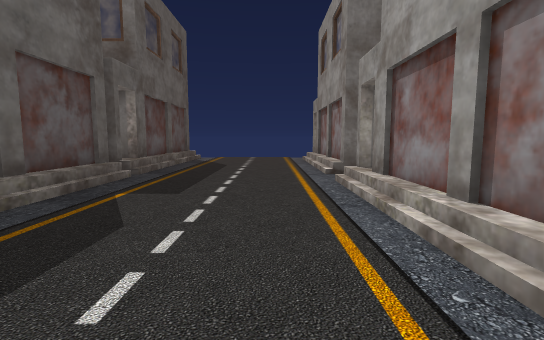
view 1 (above)

15 first-person views from a walk through a scene from a Unity 3-D project. The camera is 1.5 m above the floor, tilts 6° down and sees 85° across. The floor is counted in squares, 2 m on a side. Each view is taken from the middle of a square. On the plan, view 1 faces up. The plan holds only what a view shows up to about 10 squares ahead; the rest is blank. The place goes on beyond the plan. The player is left out. Some animated figures are left out.

view 2
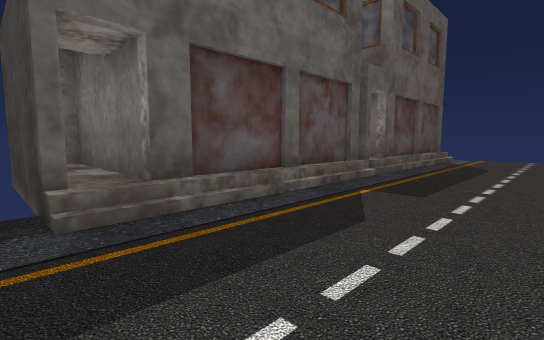

view 3
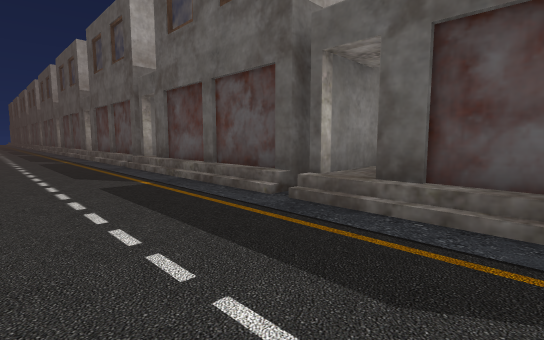

view 4
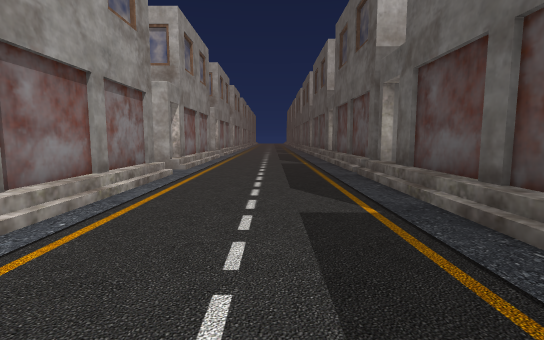

view 5
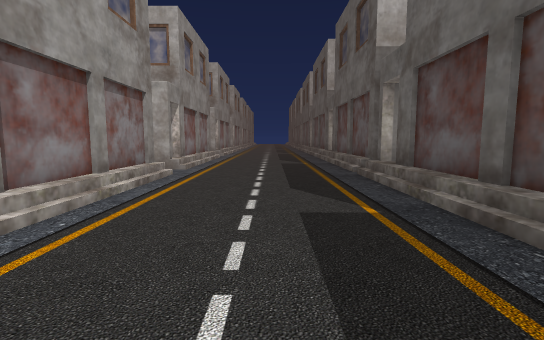

view 6
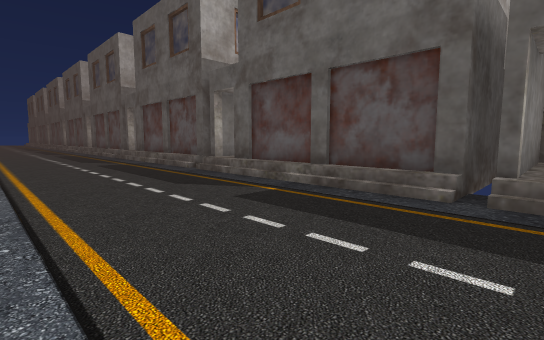

view 7
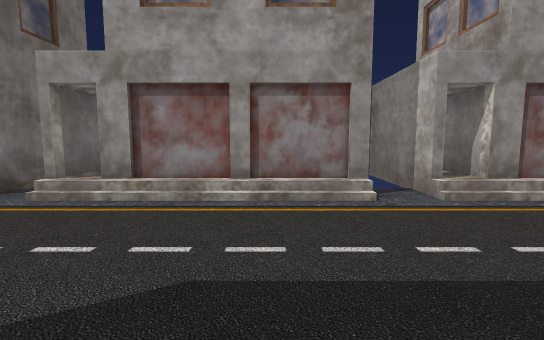

view 8
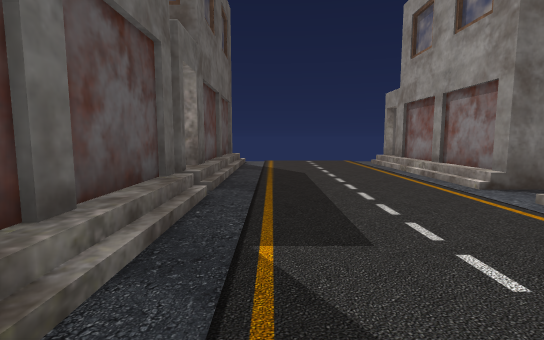

view 9
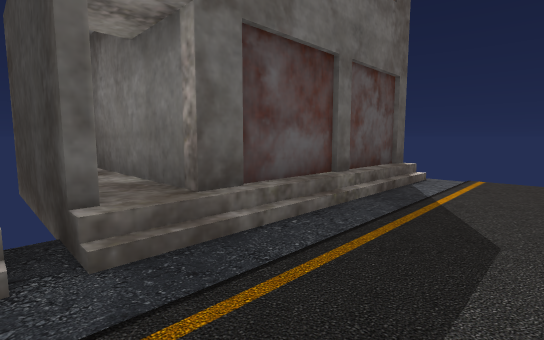

view 10
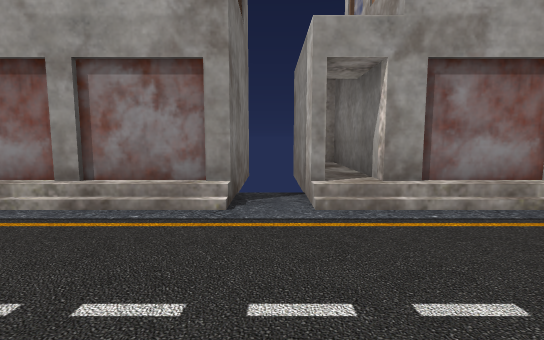

view 11
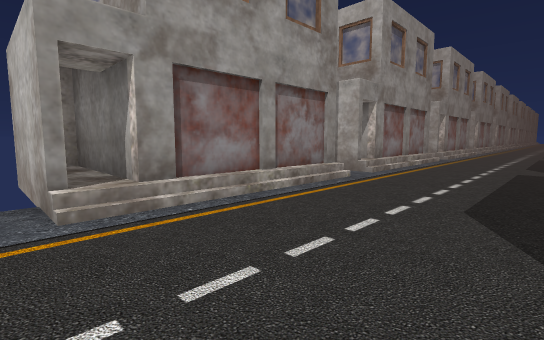

view 12
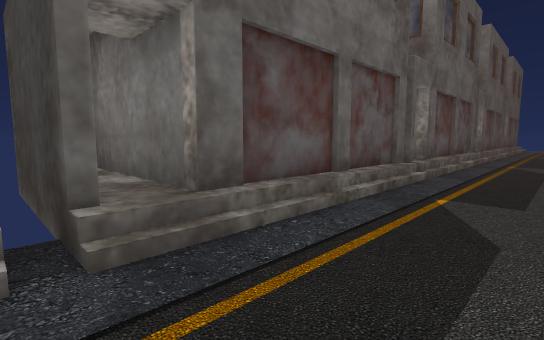

view 13
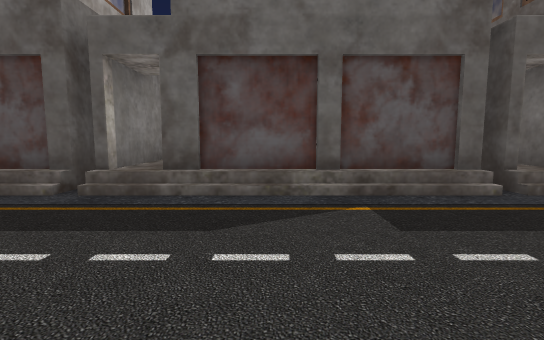

view 14
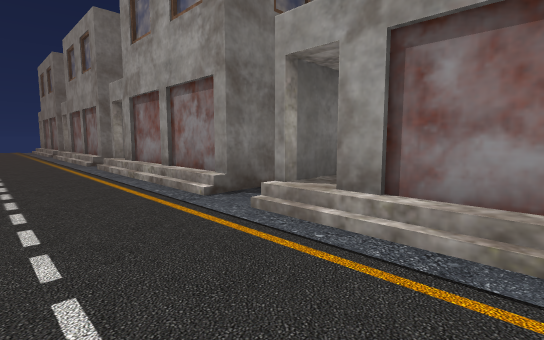

view 15
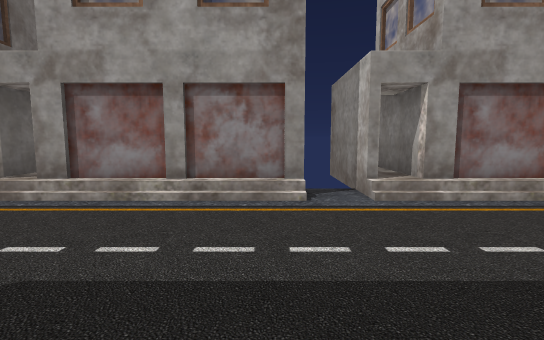

### Floor plan
Key: @ floor where view 1 was taken; # wall or solid block; . floor; / step, stairs or slope; B building.
Columns run from 7 left of view 1 to 5 right of it. Each row starts with its distance up from view 1.
 12    B/.....BB
 11    B/....BBB
 10    B/....#BB
  9    B/....#
  8  BBB/....#
  7     /....#BBB
  6  BBB/.....BB
  5    B/....BBB
  4    B/....#BB
  3    B/....#
  2  BBB/....#
  1     /....#BBB
  0  BBB/..@..
 -1    B/....BB
 -2    B/....#
 -3    B/....#
 -4  BBB/....#
 -5     /....#BB
 -6  BBB/.....BB
 -7    B/....BB
 -8    B/....#BB
 -9    B/....#
-10  BBB/....#
-11 B   /....#
-12 BBBB/.....BB
-13    B/....BBB
-14    B/....#BB
-15    B/....#

Positions as (right, up) in squares from view 1, and headings:
1: (0, 0), facing up
2: (0, 0), facing up-left
3: (0, 3), facing down-left
4: (-1, 1), facing down
5: (-1, -5), facing down
6: (1, -5), facing down-left
7: (-3, -4), facing right
8: (-2, 2), facing up
9: (-1, 6), facing up-left
10: (-2, 6), facing right
11: (-2, 12), facing down-right
12: (-1, -12), facing up-left
13: (1, -9), facing left
14: (-1, -9), facing up-right
15: (-3, -11), facing right
